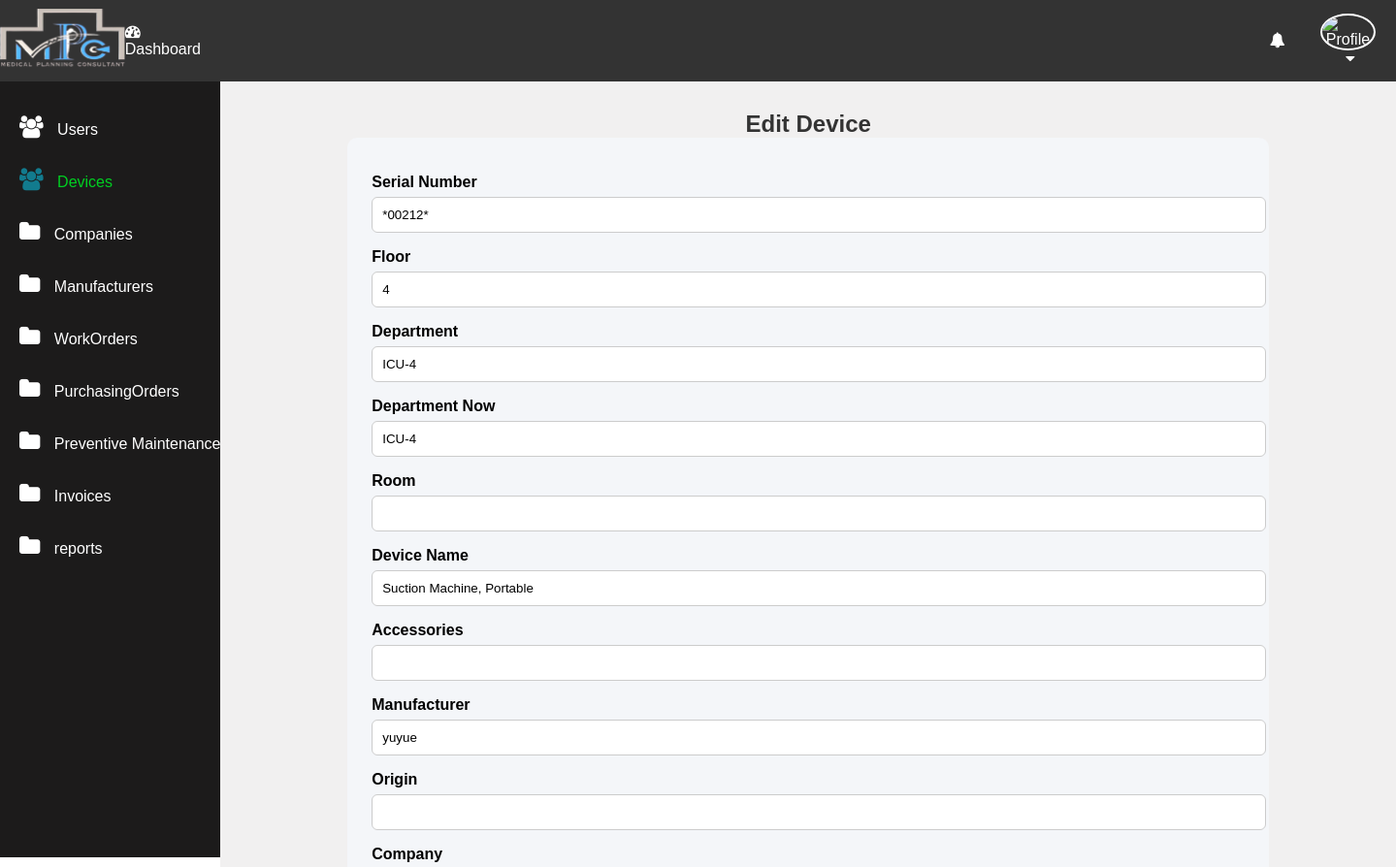
/edit-device.php?serial_number=*00212* (signed in, upper part), run on an earlier commit of the app's database.
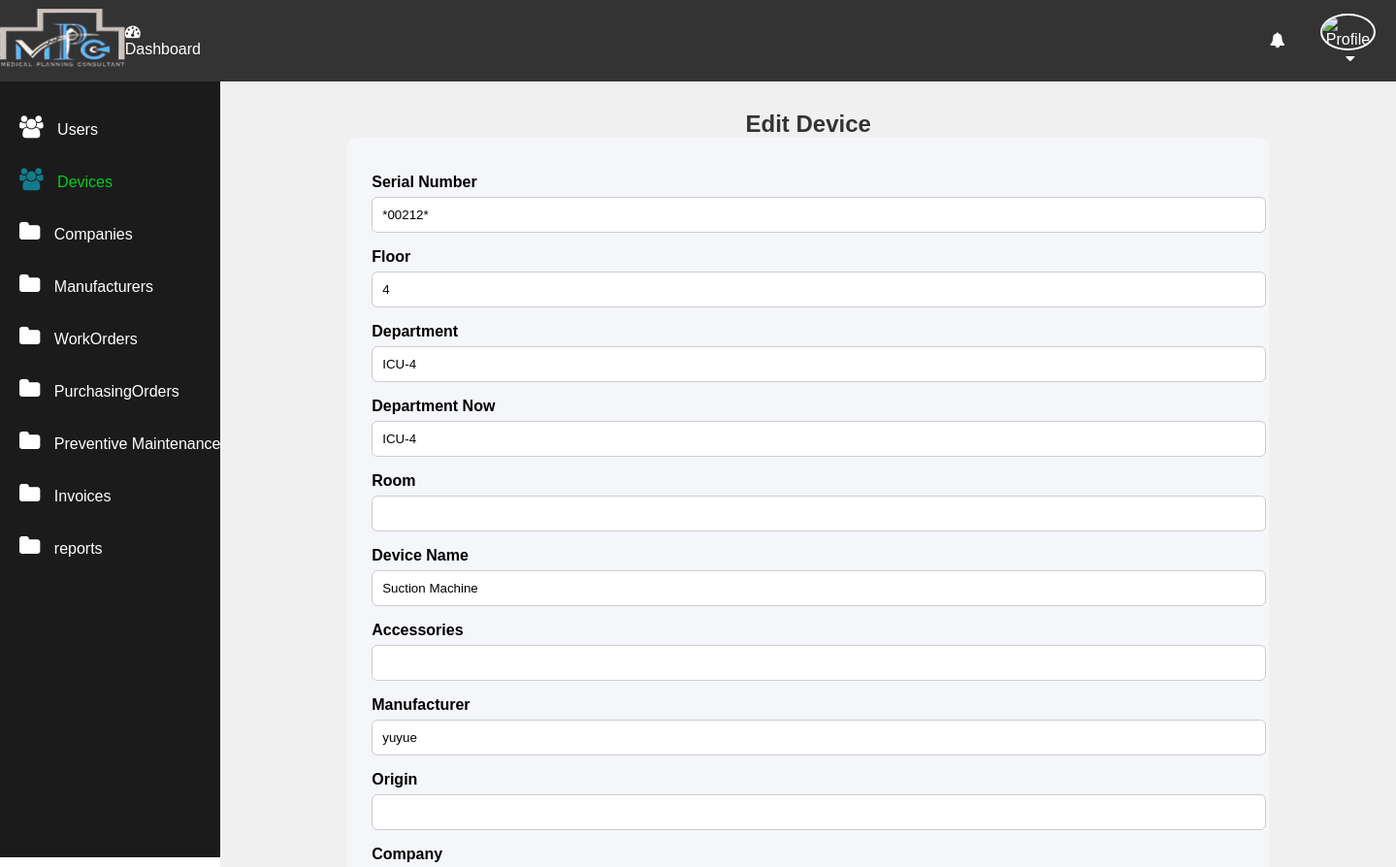
And on a later commit of the database.
### tables this page shows
CREATE TABLE Devices(
	Floor VARCHAR(50) NULL,
	Department VARCHAR(50) NULL,
  Department_now VARCHAR(50) NULL,
	Room VARCHAR(50) NULL,
  device_name VARCHAR(150) NULL,
  Accessories VARCHAR(50) NULL,
  Manufacturer VARCHAR(50) NULL,
  Origin VARCHAR(50) NULL,
  Company VARCHAR(50) NULL,
  Model VARCHAR(50) NULL,
  Serial_number VARCHAR(50) NOT NULL,
  QT INT NULL,
  BMD_Code VARCHAR(50) NULL,
  Arrival_Date DATE NULL,
  Installation_Date DATE NULL,
  purchaseorder_date DATE NULL,
  Price VARCHAR(50) NULL,
  Warranty_Period INT NULL,
  warranty_start DATE NULL,
  warranty_end DATE NULL,
  company_contact VARCHAR(50) NULL,
  company_Tel VARCHAR(50) NULL,
  hospital_code INT ,
  assigned_user VARCHAR(50) NOT NULL,
  device_safety_test VARCHAR(50),
  device_user_tranning VARCHAR(50),
  device_BME_tranning VARCHAR(50),
	CONSTRAINT PK_Devices PRIMARY KEY CLUSTERED (serial_number ASC),
	CONSTRAINT FK_Devices_Hospitals FOREIGN KEY (hospital_code) REFERENCES hospitals(hospital_code),
	CONSTRAINT FK_Devices_Users FOREIGN KEY (assigned_user) REFERENCES users(username) 
);

### app/Model/Devices.php (called while the page is built, shortened)
<?php
function get_device_by_serial($conn, $serial_number) {
    $sql = "SELECT * FROM devices WHERE serial_number = ?";
    $stmt = $conn->prepare($sql);
    $stmt->execute([$serial_number]);
    return $stmt->fetch(PDO::FETCH_ASSOC);
}

### edit-device.php (the view, shortened to what this page needs)
<?php
if (isset($_SESSION['role']) && $_SESSION['role'] == 'admin') {
    include "DB_connection.php";
    include "app/Model/Devices.php";
    $serial = $_GET['serial_number'];
    $device = get_device_by_serial($conn, $serial);
?>
<!DOCTYPE html>
<html>
<head>
    <link rel="stylesheet" href="css/style.css">
</head>
<body>
<?php include "inc/header.php"; ?>
<div class="body">
<?php include "inc/nav.php"; ?>
<section class="section-1">
    <h2>Edit Device</h2>
    <form action="app/update_device.php" method="post">
        <div class="form-group">
            <label>Serial Number</label>
            <input type="text" name="serial_number" value="<?= htmlspecialchars($device['Serial_number']) ?>" required>
        </div>
        <div class="form-group">
            <label>Floor</label>
            <input type="text" name="floor" value="<?= htmlspecialchars($device['Floor']) ?>">
        </div>
        <div class="form-group">
            <label>Department</label>
            <input type="text" name="department" value="<?= htmlspecialchars($device['Department']) ?>">
        </div>
        <div class="form-group">
            <label>Department Now</label>
            <input type="text" name="department_now" value="<?= htmlspecialchars($device['Department_now']) ?>">
        </div>
        <div class="form-group">
            <label>Room</label>
            <input type="text" name="room" value="<?= htmlspecialchars($device['Room']) ?>">
        </div>
        <div class="form-group">
            <label>Device Name</label>
            <input type="text" name="device_name" value="<?= htmlspecialchars($device['device_name']) ?>">
        </div>
        <div class="form-group">
            <label>Accessories</label>
            <input type="text" name="accessories" value="<?= htmlspecialchars($device['Accessories']) ?>">
        </div>
        <div class="form-group">
            <label>Manufacturer</label>
            <input type="text" name="manufacturer" value="<?= htmlspecialchars($device['Manufacturer']) ?>">
        </div>
        <div class="form-group">
            <label>Origin</label>
            <input type="text" name="origin" value="<?= htmlspecialchars($device['Origin']) ?>">
        </div>
        <div class="form-group">
            <label>Company</label>
        </div>
    </form>
</section>
</div>
</body>
</html>
<?php
} else {
    header("Location: login.php");
    exit;
}
?>

What changed in the data, as far as the page shows it:
changed devices "ICU-4": device_name "Suction Machine, Portable" → "Suction Machine"
